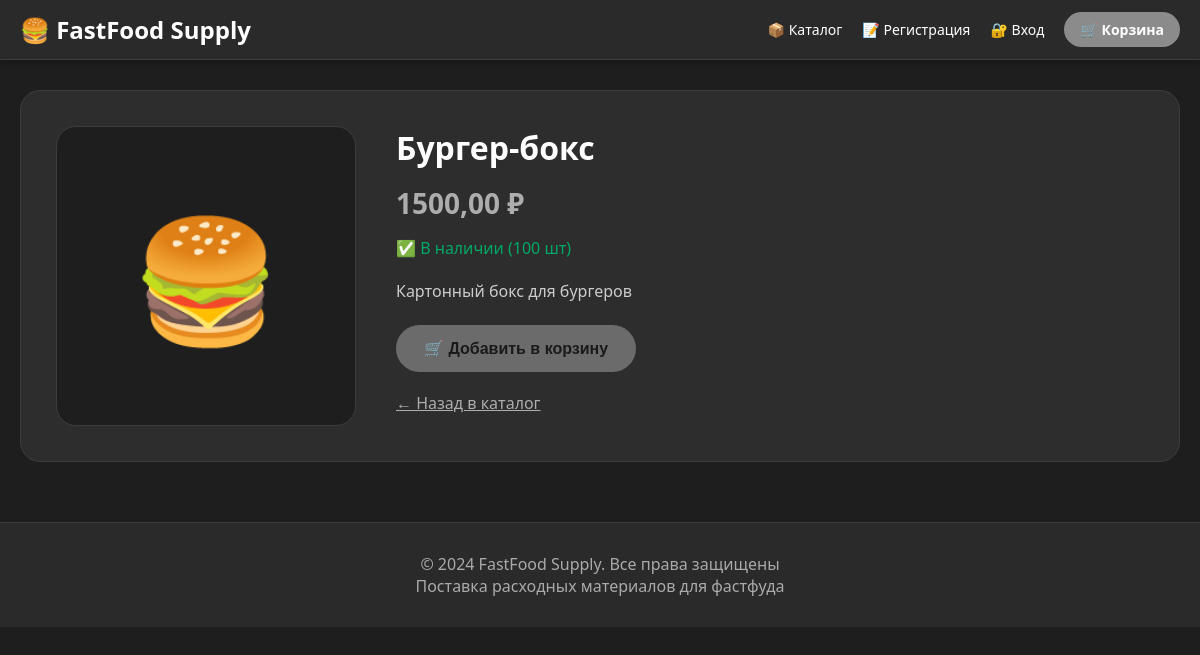
Screenshot of /product/burger-box/ with the database file from the repository.
### shop/models.py (models this page shows, shortened)
class Product(models.Model):
    category = models.ForeignKey(Category, on_delete=models.CASCADE, related_name='products')
    name = models.CharField(max_length=200, verbose_name='Название')
    slug = models.SlugField(unique=True)
    description = models.TextField(verbose_name='Описание')
    price = models.DecimalField(max_digits=10, decimal_places=2, verbose_name='Цена')
    stock = models.PositiveIntegerField(default=0, verbose_name='Наличие')
    image = models.ImageField(upload_to='products/', blank=True, null=True, verbose_name='Изображение')
    emoji = models.CharField(max_length=10, blank=True, default='🍔', verbose_name='Эмодзи')
    created_at = models.DateTimeField(auto_now_add=True)
    class Meta:
        verbose_name = 'Товар'
        verbose_name_plural = 'Товары'

### shop/views.py (the view)
# urls.py: path('product/<slug:slug>/', views.product_detail, name='product_detail'),
def product_detail(request, slug):
    product = get_object_or_404(Product, slug=slug)
    return render(request, 'shop/product_detail.html', {'product': product})

### shop/context_processors.py (called while the page is built)
def cart_count(request):
    cart = request.session.get('cart', {})
    count = sum(item.get('quantity', 0) for item in cart.values())
    return {'cart_count': count}

### shop/templates/shop/product_detail.html (shortened to what this page needs)
{% extends 'shop/base.html' %}
{% block content %}
<div class="product-detail" style="display: flex; gap: 40px; background: #2d2d2d; padding: 35px; border-radius: 20px; margin: 30px 0; border: 1px solid #3d3d3d;">
    <div style="width: 300px; height: 300px; background: #1e1e1e; display: flex; align-items: center; justify-content: center; border-radius: 20px; border: 1px solid #3d3d3d;">
        <span style="font-size: 120px;">
            {% if product.emoji %}
                {{ product.emoji }}
            {% else %}
                🍔
            {% endif %}
        </span>
    </div>
    <div style="flex: 1;">
        <h1 style="font-size: 32px; margin-bottom: 15px; color: white;">{{ product.name }}</h1>
        <div style="font-size: 28px; color: #adadad; font-weight: 700; margin: 15px 0;">{{ product.price }} ₽</div>
        <p style="color: #00aa66; margin: 10px 0;">
            {% if product.stock > 0 %}✅ В наличии ({{ product.stock }} шт){% else %}❌ Нет в наличии{% endif %}
        </p>
        <p style="margin: 20px 0; line-height: 1.6; color: #cccccc;">{{ product.description }}</p>
        <form method="post" action="/add-to-cart/{{ product.id }}/">
            <button type="submit" style="background: #6b6b6b; color: #1a1a1a; font-weight: 700; border: none; padding: 14px 28px; border-radius: 40px; font-size: 16px; cursor: pointer;">
                🛒 Добавить в корзину
            </button>
        </form>
        <a href="/catalog/" style="display: inline-block; margin-top: 20px; color: #adadad;">← Назад в каталог</a>
    </div>
</div>
{% endblock %}

### shop/templates/shop/base.html (style rules this page uses)
:root { --primary-color: #8b8b8b; --primary-dark: #6b6b6b; --primary-light: #adadad; --header-bg: #2a2a2a; --bg-dark: #1e1e1e; --card-bg: #2d2d2d; --text-light: #ffffff; --text-gray: #aaaaaa; --border-color: #3d3d3d; }
* { margin: 0; padding: 0; box-sizing: border-box; }
body { font-family: 'Segoe UI', Roboto, Arial, sans-serif; background: var(--bg-dark); color: var(--text-light); }
button, .btn { background: var(--primary-color); color: #1a1a1a; border: none; padding: 10px 20px; border-radius: 30px; cursor: pointer; font-weight: 700; }

### rows the page displays
Product: emoji "🍔", name "Бургер-бокс", price "1500,00", stock "100", description "Картонный бокс для бургеров"
